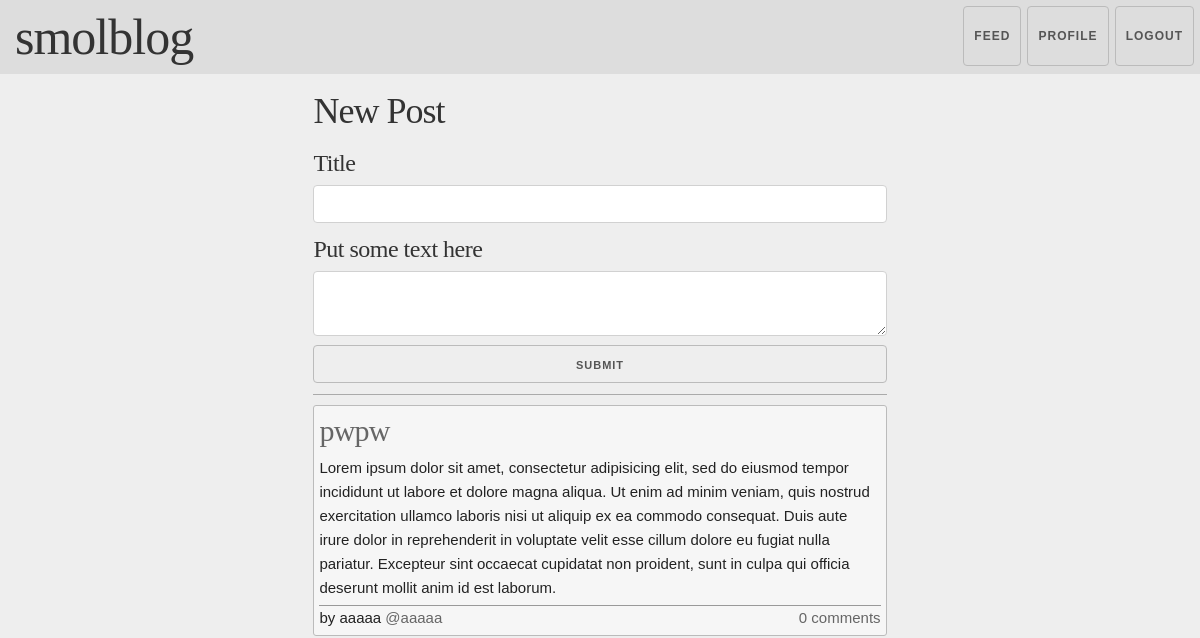
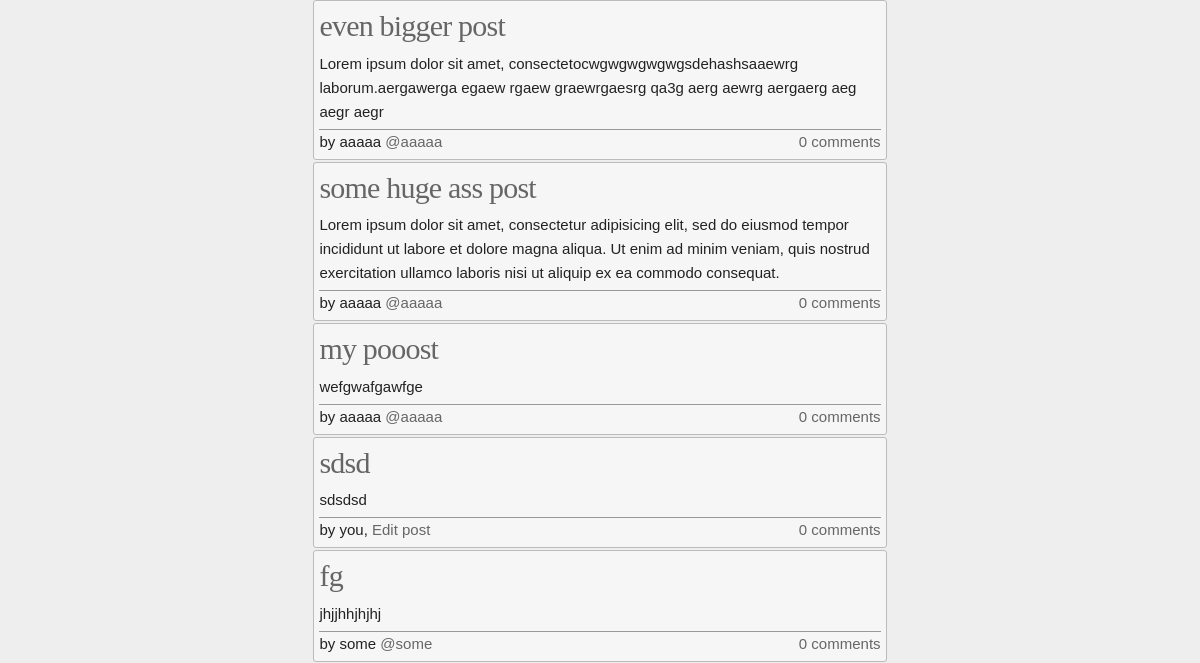
Before: /feed (signed in, upper part) with the older database file (2 pictures, top to bottom).
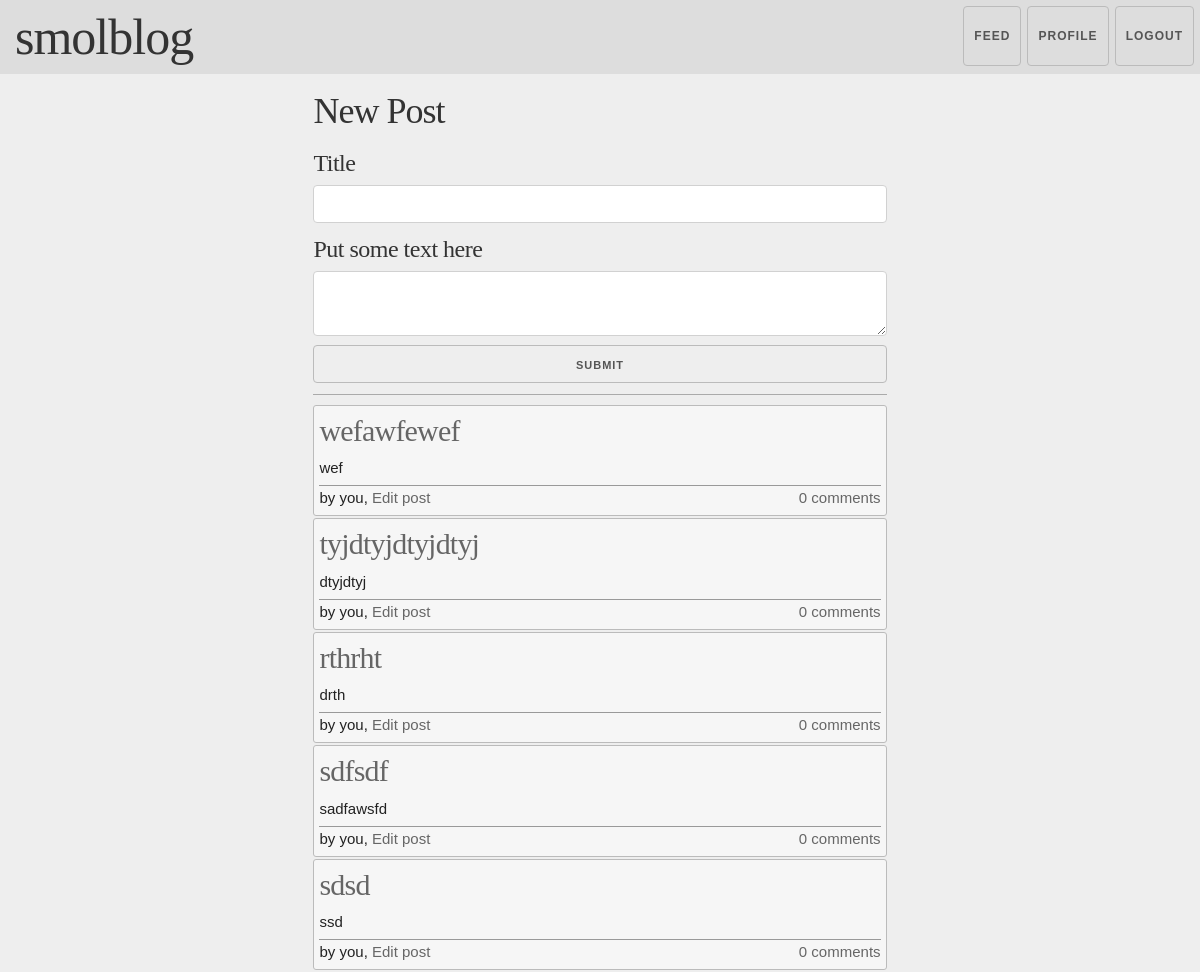
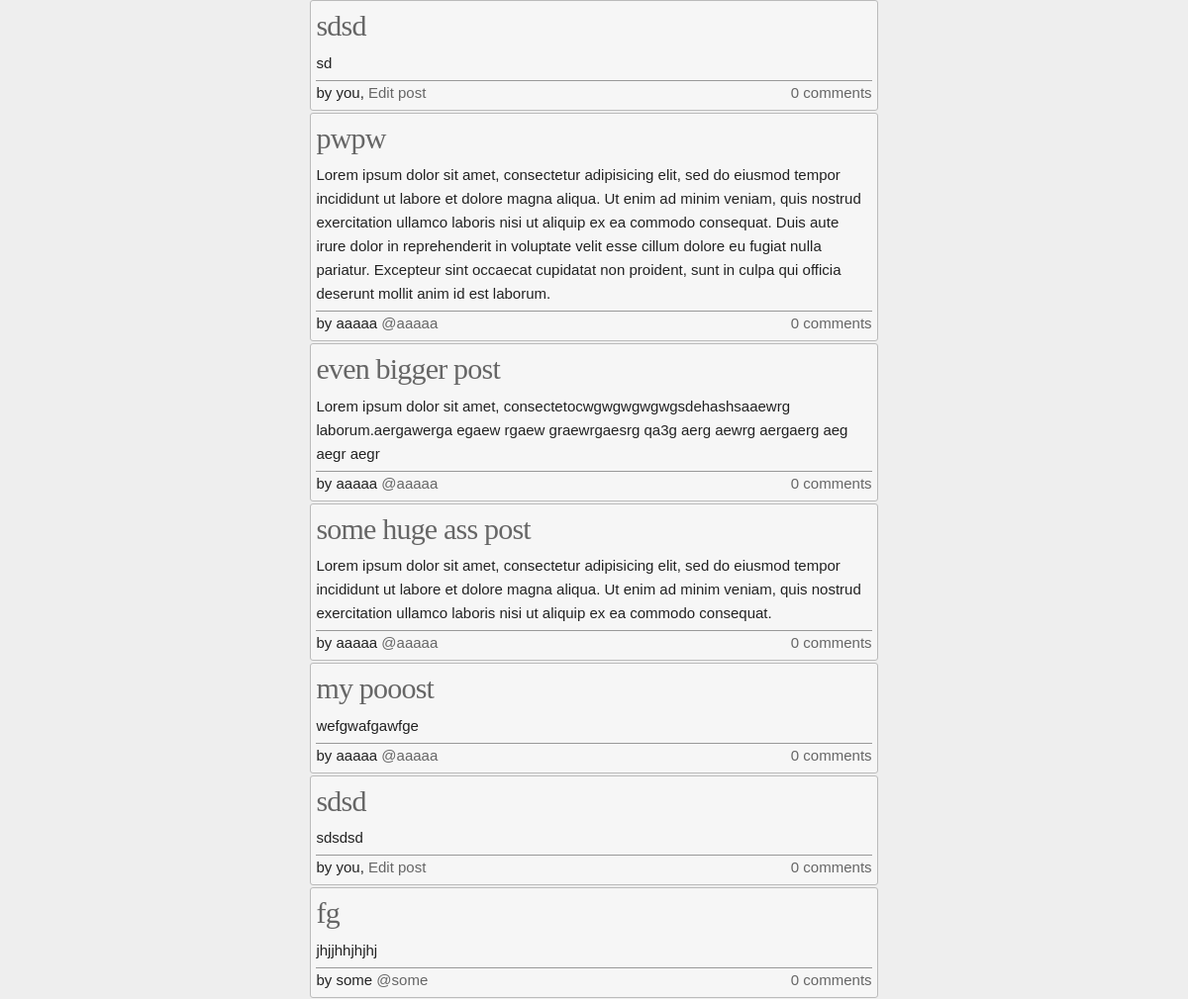
After: the same page with the newer database file (2 pictures, top to bottom).
### app/models.py (models this page shows, shortened)
class Post(db.Model):
    id = db.Column(db.Integer, primary_key=True)
    title = db.Column(db.String(40), nullable=False)
    body = db.Column(db.String(300))
    timestamp = db.Column(db.DateTime, index=True, default=datetime.utcnow)
    user_id = db.Column(db.Integer, db.ForeignKey('user.id'))
    comments = db.relationship('Comment', backref='post', lazy='dynamic')

class User(UserMixin, db.Model):
    id = db.Column(db.Integer, primary_key=True)
    username = db.Column(db.String(64), index=True, unique=True)
    password_hash = db.Column(db.String(128))
    nickname = db.Column(db.String(40), default=same_as('username'))
    about_me = db.Column(db.String(300))
    posts = db.relationship('Post', backref='author', lazy='dynamic')
    comments = db.relationship('Comment', backref='author', lazy='dynamic')
    followed = db.relationship(
        'User', secondary=followers,
        primaryjoin=(followers.c.follower_id == id),
        secondaryjoin=(followers.c.followed_id == id),
        backref=db.backref('followers', lazy='dynamic'), lazy='dynamic')
    @login.user_loader
    def load_user(id):
        return User.query.get(int(id))
    def followed_posts(self):
        followed = Post.query.join(
            followers, (followers.c.followed_id == Post.user_id)).filter(
                followers.c.follower_id == self.id
            )
        own = Post.query.filter_by(user_id=self.id)
        return followed.union(own).order_by(Post.timestamp.desc())

### app/routes.py (the view)
@app.route('/feed', methods=['GET', 'POST'])
@login_required
def feed():
    form = PostForm()
    if form.validate_on_submit():
        post = Post(title=form.title.data, body=form.body.data, author=current_user)
        db.session.add(post)
        db.session.commit()
        flash('Your post is live!')
        return redirect(url_for('index'))
    posts = current_user.followed_posts()
    return render_template('index.html', title='Feed', form=form, posts=posts)

### app/forms.py
class PostForm(FlaskForm):
    title = StringField('Title', validators=[DataRequired()])
    body = TextAreaField('Put some text here', validators=[DataRequired(),
        Length(min=1, max=600)])
    submit = SubmitField('Submit')

### app/templates/index.html (shortened to what this page needs)
{% extends "base.html" %}
{% block content %}
  {% if current_user.is_authenticated and form %}
  <div class="new-post row">
    <div class="twelve columns">
      <h3>New Post</h3>
    </div>
    <form action="" method="post">
      <div class="twelve columns">
        <h5>{{ form.title.label }}</h5>
        {{ form.title(size=32)}} <br>
      </div>
      <div class="twelve columns">
        <h5>{{ form.body.label }}</h5>
        {{ form.body(cols=32, rows=6) }} <br>
      </div>
      <p>{{ form.submit() }}</p>
    </form>
  </div>
  {% endif %}
  <div class="posts row">
  {% for post in posts %}
    {% include '_post.html' %}
  {% endfor %}
  </div>
{% endblock %}

### app/templates/_post.html (shortened to what this page needs)
<div class="post row">
  <div class="post-title twelve columns">
    <h4><a href="{{ url_for('view_post', post_id=post.id) }}">{{ post.title }}</a></h4>
  </div>
  <div class="post-body twelve columns">
    <p>{{ post.body }}</p>
  </div>
  <div class="post-links row twelve columns">
    <div class="author six columns">
      {% if current_user==post.author %}
      <p>by you, <a href="{{ url_for('edit_post', post_id=post.id) }}">Edit post</a></p>
      {% else %}
      <p>by {{ post.author.nickname }} <a href="{{ url_for('view_profile', user_id=post.author.id) }}">@{{ post.author.username }}</a></p>
      {% endif %}
    </div>
    <div class="comments-count six columns u-pull-right">
      <a class="u-pull-right" href="{{ url_for('view_post', post_id=post.id) }}">{{ post.comments.count() }} comments</a>
    </div>
  </div>
</div>

Changed rows visible on the page:
added Post: title "wefawfewef", body "wef", comments.count "0"
added Post: title "tyjdtyjdtyjdtyj", body "dtyjdtyj", comments.count "0"
added Post: title "rthrht", body "drth", comments.count "0"
added Post: title "sdfsdf", body "sadfawsfd", comments.count "0"
added Post: title "sdsd", body "ssd", comments.count "0"
added Post: title "sdsd", body "sd", comments.count "0"
